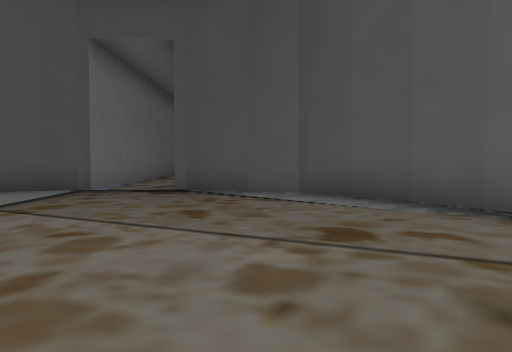
View 1 (above)

16 first-person views from a walk through a 3-D level made in the Unity game engine. The camera is 1.2 m above the floor, tilts 2° down and sees 70° across. The floor is counted in squares, 2 m on a side. Each view is taken from the middle of a square. On the plan, view 1 faces up. The plan holds only what a view shows up to about 10 squares ahead; the rest is blank. The place goes on beyond the plan. The player is left out. Door leaves are left out, so doorways stand open. Some surface patterns are stand-ins.

View 2
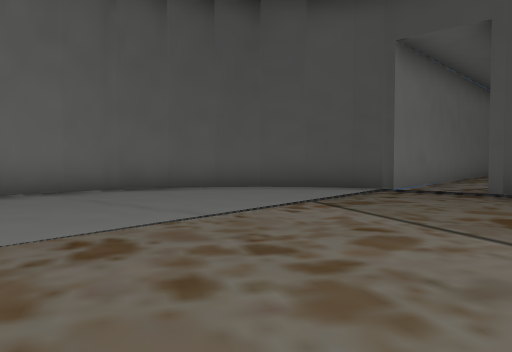

View 3
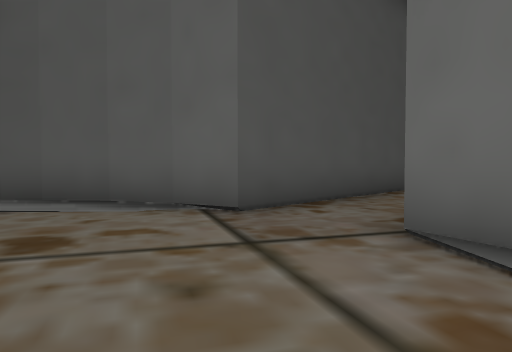

View 4
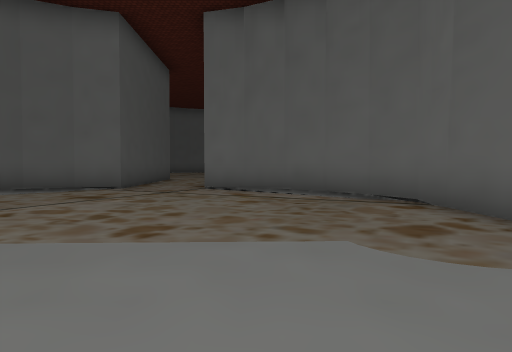

View 5
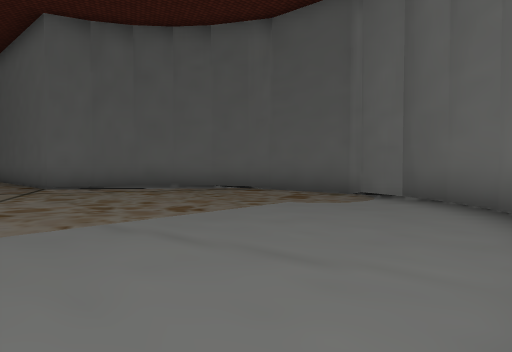

View 6
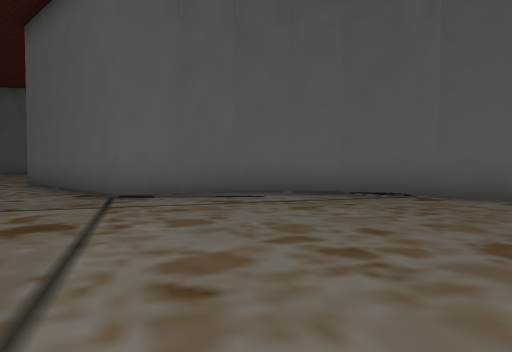

View 7
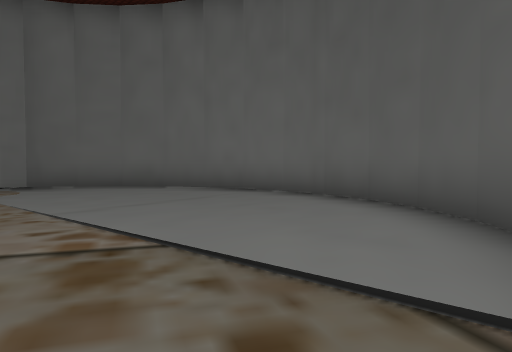

View 8
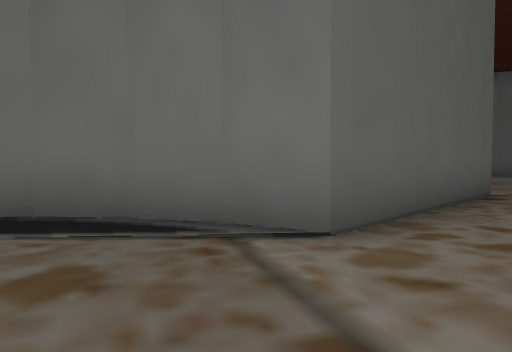

View 9
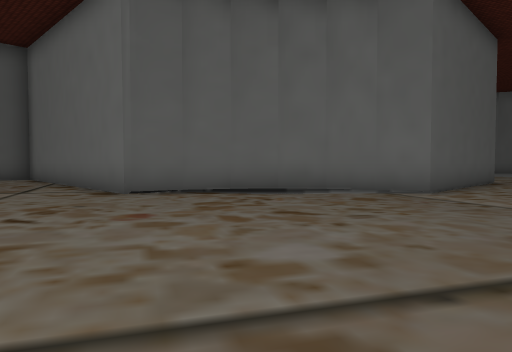

View 10
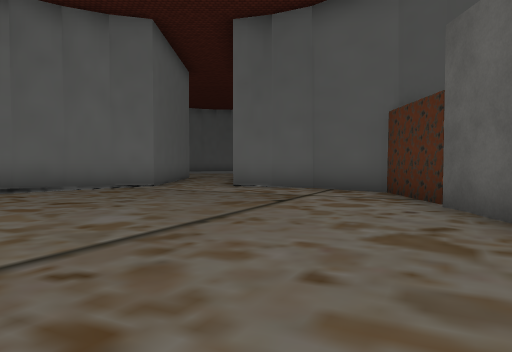

View 11
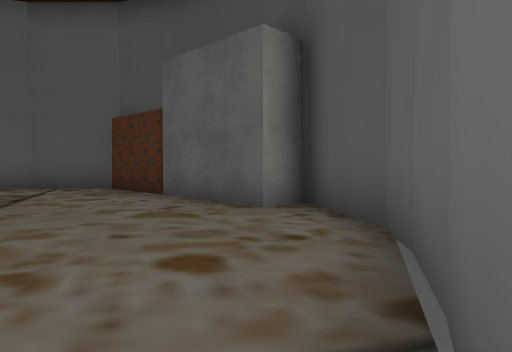

View 12
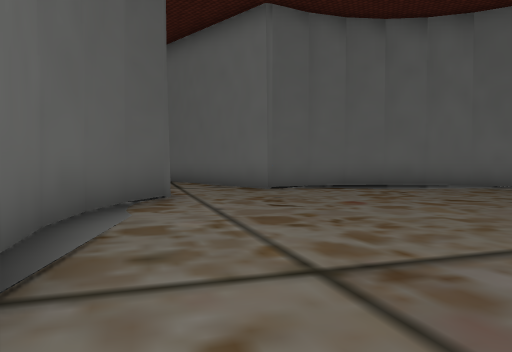

View 13
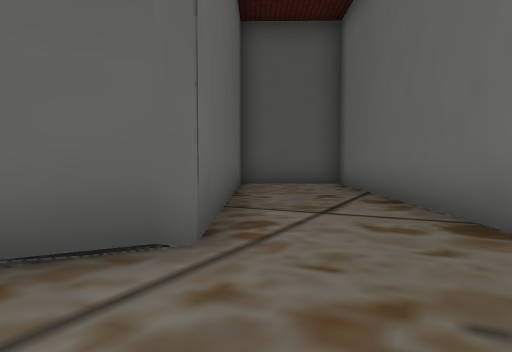

View 14
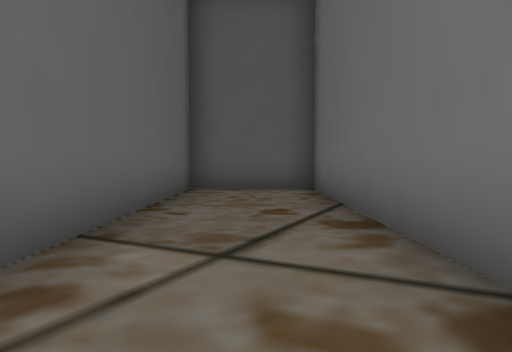

View 15
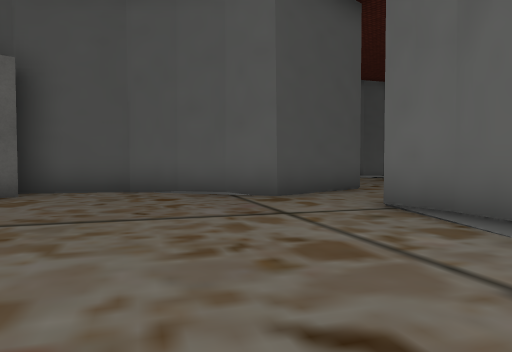

View 16
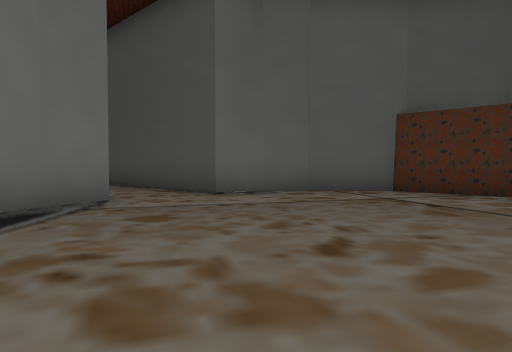

### Floor plan
Points are (right, up) in squares from view 1. A wall is a line through its corners. A room is listed if a view was taken in it or the views show most of it. See-through windows are left out.
Room 1 (views 1, 2, 3, 4, 5, 6, 7)
walls: (2.7, 0.2) (3, 1.3) (8.5, 1.3) (8.8, 0.3); (2.2, -0.7) (2.7, 0.3); (2.7, 4.3) (2.2, 5.3); (1.6, -1.4) (2.3, -0.6); (2.3, 5.1) (1.5, 6.1); (0.7, -2.2) (1.7, -1.4); (1.7, 6) (0.7, 6.8); (-0.3, -2.7) (0.9, -2); (0.8, 6.7) (-0.2, 7.2); (-0.8, -2.8) (-0.1, -2.6); (-0.1, 7.2) (-1.1, 7.5); (-3.3, -2.9) (-2.8, -2.9); (-4.3, -2.5) (-3, -2.9) (-0.7, -2.8); (-3.3, 7.4) (-4.2, 7.2); (-5.1, -2.1) (-4.1, -2.6); (-4.1, 7.2) (-5.2, 6.7); (-6, -1.4) (-5, -2.2); (-5, 6.8) (-6, 6); (-5.9, 6.1) (-6.6, 5.2); (-7.1, 0.4) (-6.6, -0.6) (-5.8, -1.5); (-6.5, 5.3) (-7.1, 4.3); (-7.3, 1.2) (-7, 0.2); (-7, 4.4) (-7.2, 3.9); (8.5, 3.4) (3, 3.3) (2.7, 4.4); (8.7, 0.5) (9.3, -0.6); (9.2, -0.5) (10, -1.5); (9.9, -1.3) (10.8, -2); (10.7, -2) (11.7, -2.5); (11.6, -2.5) (12.8, -2.9)
ways out: opening at (10.5, 0.5) to room 2
Room 2 (views 8, 9, 10, 11, 12, 13, 14, 15, 16)
walls: (15.4, -2.6) (16.7, -2); (16.6, -2) (17.5, -1.3); (12.8, -2.9) (12.8, -9.7) (15.4, -9.7) (15.4, -2.7) (15.8, -2.5); (17.4, -1.4) (18.1, -0.5); (18, -0.6) (18.6, 0.4); (18.5, 0.3) (18.9, 1.4); (12.8, 6.5) (10.5, 6.5); (18.6, 4.3) (17.6, 6.3); (19.6, 3.5) (18.9, 3.5) (18.5, 4.5); (8.8, 4.4) (8.5, 3.4); (17.6, 6.1) (15.6, 7.5) (15.6, 6.5) (13, 6.5); (10.6, 6.8) (9.2, 5.4) (8.8, 4.5)
ways out: opening at (10.5, 0.5) to room 1

Positions as (right, up) in squares from view 1, and headings:
1: (0, 0), facing up
2: (0, 0), facing up-left
3: (0, 0), facing up-right
4: (-6, 0), facing right
5: (-7, 4), facing down-right
6: (-3, 4), facing down-right
7: (-2, 7), facing down-left
8: (11, 3), facing down-left
9: (16, 4), facing down-left
10: (18, 4), facing left
11: (19, 3), facing up-left
12: (19, 3), facing down-left
13: (15, 0), facing down
14: (14, -2), facing down
15: (14, -1), facing up-right
16: (14, -1), facing up-left
